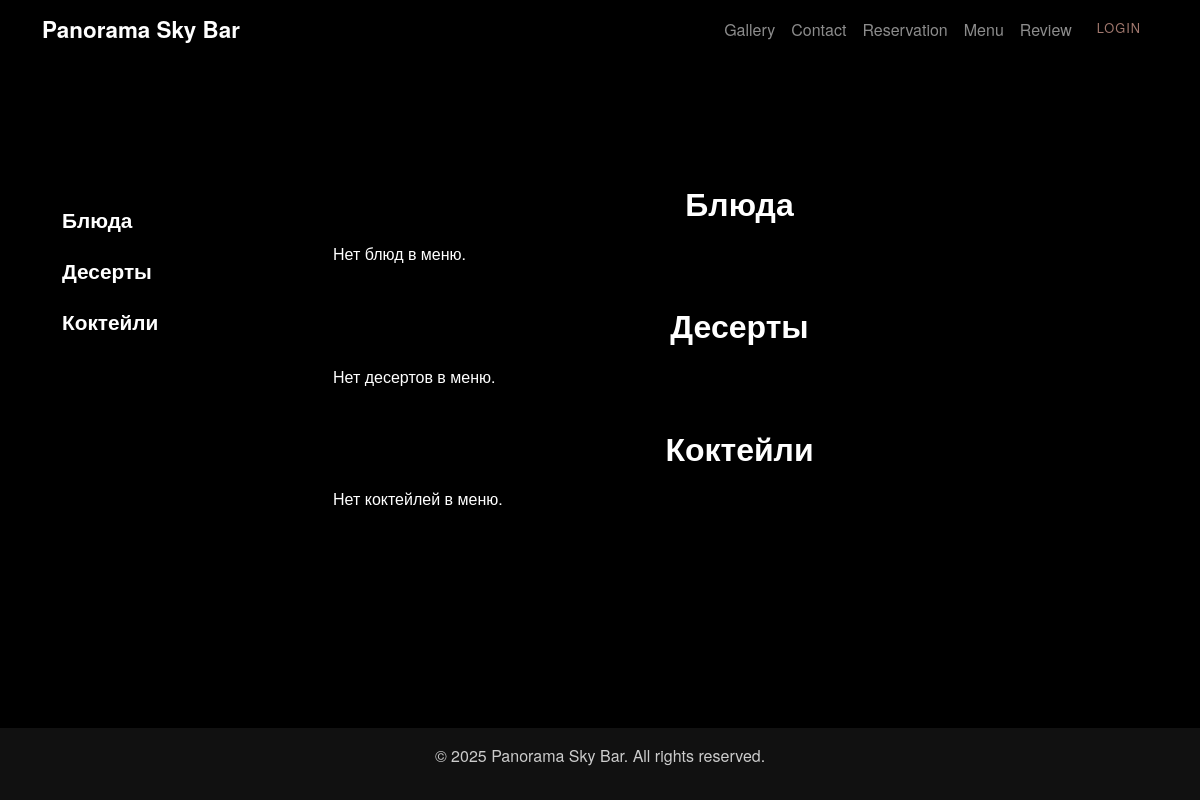
/menu/, run on an earlier commit of the app's database.
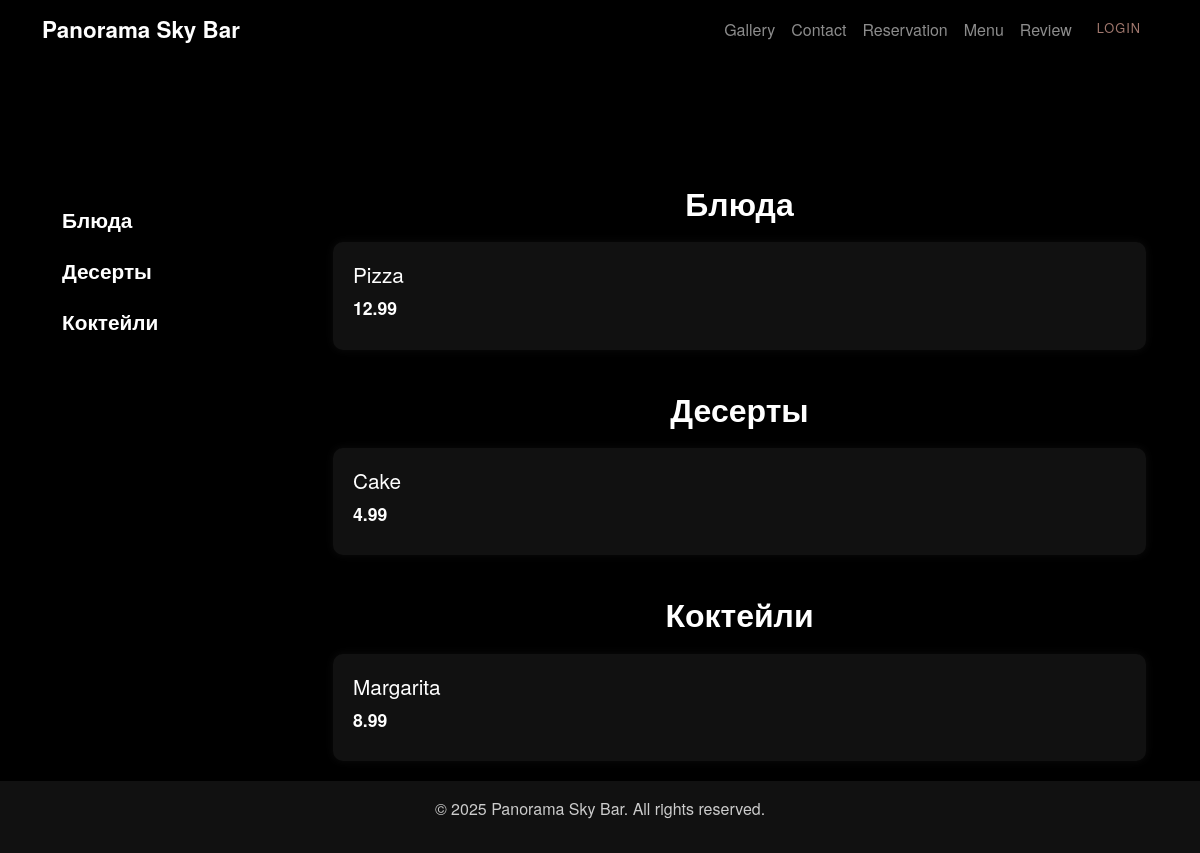
And on a later commit of the database.
### restaurant/models.py (models this page shows, shortened)
class MenuItem(models.Model):
    name = models.CharField(max_length=100)
    description = models.TextField()
    price = models.DecimalField(max_digits=6, decimal_places=2)
    category = models.ForeignKey(DishType, on_delete=models.CASCADE, related_name="menu_items")
    image = models.ImageField(upload_to='menu_images/', null=True, blank=True)

### restaurant/views.py (the view)
# urls.py: path('menu/', MenuView.as_view(), name='menu'),
class MenuView(TemplateView):
    template_name = 'restaurant/menu.html'
    def get_context_data(self, **kwargs):
        context = super().get_context_data(**kwargs)
        food_category = MenuItem.objects.filter(category__name='food')
        dessert_category = MenuItem.objects.filter(category__name='dessert')
        cocktail_category = MenuItem.objects.filter(category__name='cocktail')
        context['food'] = food_category
        context['desserts'] = dessert_category
        context['cocktails'] = cocktail_category
        return context

### restaurant/templates/restaurant/menu.html (shortened to what this page needs)
{% extends "restaurant/base.html" %}
{% load static %}
{% block content %}
<div class="container mt-5">
    <div class="row">
        <div class="col-md-3 category-nav">
            <a href="#food">Блюда</a>
            <a href="#desserts">Десерты</a>
            <a href="#cocktails">Коктейли</a>
        </div>
        <div class="col-md-9">
            <h2 id="food" class="menu-section-title">Блюда</h2>
            {% for item in food %}
            <div class="menu-item">
                <h5>{{ item.name }}</h5>
                <p class="price">{{ item.price }}</p>
            </div>
            {% empty %}
            <p>Нет блюд в меню.</p>
            {% endfor %}
            <h2 id="desserts" class="menu-section-title">Десерты</h2>
            {% for item in desserts %}
            <div class="menu-item">
                <h5>{{ item.name }}</h5>
                <p class="price">{{ item.price }}</p>
            </div>
            {% empty %}
            <p>Нет десертов в меню.</p>
            {% endfor %}
            <h2 id="cocktails" class="menu-section-title">Коктейли</h2>
            {% for item in cocktails %}
            <div class="menu-item">
                <h5>{{ item.name }}</h5>
                <p class="price">{{ item.price }}</p>
            </div>
            {% empty %}
            <p>Нет коктейлей в меню.</p>
            {% endfor %}
        </div>
    </div>
</div>
{% endblock %}

### restaurant/templates/restaurant/base.html (shortened to what this page needs)
<!DOCTYPE html>
<html lang="en">
<head>
    <link rel="stylesheet" href="https://cdn.jsdelivr.net/npm/bootstrap@5.3.0/dist/css/bootstrap.min.css">
    {% load static %}
    <link rel="stylesheet" href="{% static 'css/style.css' %}">
</head>
<body>
    <nav class="navbar navbar-expand-lg navbar-dark fixed-top">
        <div class="container">
            <a class="navbar-brand" href="{% url 'home' %}">Panorama Sky Bar</a>
            <div class="collapse navbar-collapse" id="navbarNav">
                <ul class="navbar-nav ms-auto">
                    <li class="nav-item"><a class="nav-link" href="{% url 'gallery' %}">Gallery</a></li>
                    <li class="nav-item"><a class="nav-link" href="{% url 'contacts' %}">Contact</a></li>
                    <li class="nav-item"><a class="nav-link" href="{% url 'reservation' %}">Reservation</a></li>
                    <li class="nav-item"><a class="nav-link" href="{% url 'menu' %}">Menu</a></li>
                    <li class="nav-item"><a class="nav-link" href="{% url 'submit_review' %}">Review</a></li>
                    {% if user.is_authenticated %}
                        <li class="nav-item dropdown">
                            <a class="nav-link btn-login dropdown-toggle" href="#" id="navbarDropdown" role="button" data-bs-toggle="dropdown" aria-expanded="false">
                                {{ user.username }}
                            </a>
                            <ul class="dropdown-menu" aria-labelledby="navbarDropdown">
                                <form method="POST" action="{% url 'logout' %}">
                                    {% csrf_token %}
                                    <li><button type="submit" class="dropdown-item btn-login">Logout</button></li>
                                </form>
                            </ul>
                        </li>
                    {% else %}
                        <li class="nav-item">
                            <a class="nav-link btn-login" href="{% url 'login' %}">Login</a>
                        </li>
                    {% endif %}
                </ul>
            </div>
        </div>
    </nav>
    <main class="container mt-5 pt-5">
        {% block content %}
        {% endblock %}
    </main>
    <footer>
        <p>© 2025 Panorama Sky Bar. All rights reserved.</p>
    </footer>
</body>
</html>

### restaurant/static/css/style.css (style rules this page uses)
body { background-color: #000; color: #fff; font-family: 'Helvetica Neue', sans-serif; }
.navbar { background-color: rgba(0, 0, 0, 0.8); }
.navbar-brand { font-weight: bold; font-size: 1.4rem; }
footer { background-color: #111; }
html, body { height: 100%; margin: 0; display: flex; flex-direction: column; background-color: black; color: white; }
main { flex: 1; }

### restaurant/templates/restaurant/menu.html (style rules this page uses)
body { background-color: #000; color: #fff; font-family: 'Helvetica Neue', sans-serif; }
.menu-section-title { font-size: 2rem; font-weight: bold; color: #fff; margin: 40px 0 20px; text-align: center; }
.menu-item { background-color: #111; border-radius: 10px; padding: 20px; margin-bottom: 20px; transition: transform 0.3s ease; color: #fff; box-shadow: 0 0 10px rgba(255, 255, 255, 0.05); }
.menu-item h5 { font-size: 1.3rem; margin-bottom: 5px; color: #fff; }
.menu-item p { margin-bottom: 8px; font-size: 1rem; }
.menu-item .price { font-weight: bold; font-size: 1.1rem; color: #fff; }
.category-nav { padding: 40px 20px; font-size: 1.3rem; font-weight: bold; position: sticky; top: 100px; }
.category-nav a { color: #fff; display: block; margin: 20px 0; text-decoration: none; position: relative; transition: transform 0.2s ease, color 0.2s ease; }
.category-nav a::after { content: ''; position: absolute; left: 0; bottom: -5px; width: 0%; height: 2px; background-color: #fff; transition: width 0.3s ease; }

What changed in the data, as far as the page shows it:
added MenuItem: name "Pizza", price "12.99", shown under "Блюда"
added MenuItem: name "Cake", price "4.99", shown under "Десерты"
added MenuItem: name "Margarita", price "8.99", shown under "Коктейли"
Also different on the page:
text no longer shown: "Нет блюд в меню. Нет десертов в меню. Нет коктейлей в меню."
